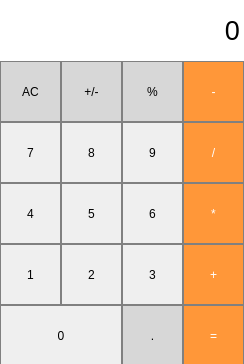
<?xml version="1.0" encoding="UTF-8"?>
<ui version="4.0">
 <class>MainWindow</class>
 <widget class="QMainWindow" name="MainWindow">
  <property name="enabled">
   <bool>true</bool>
  </property>
  <property name="geometry">
   <rect>
    <x>0</x>
    <y>0</y>
    <width>244</width>
    <height>364</height>
   </rect>
  </property>
  <property name="minimumSize">
   <size>
    <width>244</width>
    <height>364</height>
   </size>
  </property>
  <property name="maximumSize">
   <size>
    <width>244</width>
    <height>364</height>
   </size>
  </property>
  <property name="windowTitle">
   <string>MainWindow</string>
  </property>
  <property name="animated">
   <bool>true</bool>
  </property>
  <widget class="QWidget" name="centralwidget">
   <widget class="QPushButton" name="pushButton_3">
    <property name="geometry">
     <rect>
      <x>122</x>
      <y>244</y>
      <width>61</width>
      <height>61</height>
     </rect>
    </property>
    <property name="styleSheet">
     <string notr="true">QPushButton{
	border: 1px solid gray;
}
QPushButton:pressed{
	background-color: qlineargradient(x1:0, y1:0 ,x2:0, y2:1,
									stop: 0 #dadbde, stop: 1 #f6f7fa )
}</string>
    </property>
    <property name="text">
     <string>3</string>
    </property>
   </widget>
   <widget class="QPushButton" name="pushButton_devision">
    <property name="geometry">
     <rect>
      <x>183</x>
      <y>122</y>
      <width>61</width>
      <height>61</height>
     </rect>
    </property>
    <property name="styleSheet">
     <string notr="true">QPushButton{
	background-color:  rgb(255, 151, 57);
	color: white;
	border: 1px solid gray;
}
QPushButton:pressed{
	background-color: qlineargradient(x1:0, y1:0 ,x2:0, y2:1,
									stop: 0 #FF7832, stop: 1 #FF9739 )
}</string>
    </property>
    <property name="text">
     <string>/</string>
    </property>
   </widget>
   <widget class="QPushButton" name="pushButton_percent">
    <property name="geometry">
     <rect>
      <x>122</x>
      <y>61</y>
      <width>61</width>
      <height>61</height>
     </rect>
    </property>
    <property name="styleSheet">
     <string notr="true">QPushButton{
	background-color:  rgb(215, 215, 215);
	border: 1px solid gray;
}
QPushButton:pressed{
	background-color: qlineargradient(x1:0, y1:0 ,x2:0, y2:1,
									stop: 0 #BEBEBE, stop: 1 #D7D7D7 )
}</string>
    </property>
    <property name="text">
     <string>%</string>
    </property>
   </widget>
   <widget class="QPushButton" name="pushButton_2">
    <property name="geometry">
     <rect>
      <x>61</x>
      <y>244</y>
      <width>61</width>
      <height>61</height>
     </rect>
    </property>
    <property name="styleSheet">
     <string notr="true">QPushButton{
	border: 1px solid gray;
}
QPushButton:pressed{
	background-color: qlineargradient(x1:0, y1:0 ,x2:0, y2:1,
									stop: 0 #dadbde, stop: 1 #f6f7fa )
}</string>
    </property>
    <property name="text">
     <string>2</string>
    </property>
   </widget>
   <widget class="QPushButton" name="pushButton_plus">
    <property name="geometry">
     <rect>
      <x>183</x>
      <y>244</y>
      <width>61</width>
      <height>61</height>
     </rect>
    </property>
    <property name="styleSheet">
     <string notr="true">QPushButton{
	background-color:  rgb(255, 151, 57);
	color: white;
	border: 1px solid gray;
}
QPushButton:pressed{
	background-color: qlineargradient(x1:0, y1:0 ,x2:0, y2:1,
									stop: 0 #FF7832, stop: 1 #FF9739 )
}</string>
    </property>
    <property name="text">
     <string>+</string>
    </property>
   </widget>
   <widget class="QPushButton" name="pushButton_1">
    <property name="geometry">
     <rect>
      <x>0</x>
      <y>244</y>
      <width>61</width>
      <height>61</height>
     </rect>
    </property>
    <property name="styleSheet">
     <string notr="true">QPushButton{
	border: 1px solid gray;
}
QPushButton:pressed{
	background-color: qlineargradient(x1:0, y1:0 ,x2:0, y2:1,
									stop: 0 #dadbde, stop: 1 #f6f7fa )
}</string>
    </property>
    <property name="text">
     <string>1</string>
    </property>
   </widget>
   <widget class="QPushButton" name="pushButton_AC">
    <property name="geometry">
     <rect>
      <x>0</x>
      <y>61</y>
      <width>61</width>
      <height>61</height>
     </rect>
    </property>
    <property name="styleSheet">
     <string notr="true">QPushButton{
	background-color:  rgb(215, 215, 215);
	border: 1px solid gray;
}
QPushButton:pressed{
	background-color: qlineargradient(x1:0, y1:0 ,x2:0, y2:1,
									stop: 0 #BEBEBE, stop: 1 #D7D7D7 )
}</string>
    </property>
    <property name="text">
     <string>AC</string>
    </property>
   </widget>
   <widget class="QPushButton" name="pushButton_4">
    <property name="geometry">
     <rect>
      <x>0</x>
      <y>183</y>
      <width>61</width>
      <height>61</height>
     </rect>
    </property>
    <property name="styleSheet">
     <string notr="true">QPushButton{
	border: 1px solid gray;
}
QPushButton:pressed{
	background-color: qlineargradient(x1:0, y1:0 ,x2:0, y2:1,
									stop: 0 #dadbde, stop: 1 #f6f7fa )
}</string>
    </property>
    <property name="text">
     <string>4</string>
    </property>
   </widget>
   <widget class="QPushButton" name="pushButton_multiply">
    <property name="geometry">
     <rect>
      <x>183</x>
      <y>183</y>
      <width>61</width>
      <height>61</height>
     </rect>
    </property>
    <property name="styleSheet">
     <string notr="true">QPushButton{
	background-color:  rgb(255, 151, 57);
	color: white;
	border: 1px solid gray;
}
QPushButton:pressed{
	background-color: qlineargradient(x1:0, y1:0 ,x2:0, y2:1,
									stop: 0 #FF7832, stop: 1 #FF9739 )
}</string>
    </property>
    <property name="text">
     <string>*</string>
    </property>
   </widget>
   <widget class="QPushButton" name="pushButton_dot">
    <property name="geometry">
     <rect>
      <x>122</x>
      <y>305</y>
      <width>61</width>
      <height>61</height>
     </rect>
    </property>
    <property name="styleSheet">
     <string notr="true">QPushButton{
	background-color:  rgb(215, 215, 215);
	border: 1px solid gray;
}
QPushButton:pressed{
	background-color: qlineargradient(x1:0, y1:0 ,x2:0, y2:1,
									stop: 0 #BEBEBE, stop: 1 #D7D7D7 )
}</string>
    </property>
    <property name="text">
     <string>.</string>
    </property>
   </widget>
   <widget class="QLabel" name="result_show">
    <property name="enabled">
     <bool>true</bool>
    </property>
    <property name="geometry">
     <rect>
      <x>-4</x>
      <y>0</y>
      <width>251</width>
      <height>61</height>
     </rect>
    </property>
    <property name="font">
     <font>
      <pointsize>20</pointsize>
     </font>
    </property>
    <property name="mouseTracking">
     <bool>false</bool>
    </property>
    <property name="layoutDirection">
     <enum>Qt::LeftToRight</enum>
    </property>
    <property name="styleSheet">
     <string notr="true">QLabel{
	qproperty-alignment: 'AlignVCenter | AlignRight';
	background-color: white;
	margin-left: 4px;
}
</string>
    </property>
    <property name="text">
     <string>0</string>
    </property>
    <property name="alignment">
     <set>Qt::AlignRight|Qt::AlignTrailing|Qt::AlignVCenter</set>
    </property>
    <property name="wordWrap">
     <bool>false</bool>
    </property>
    <property name="openExternalLinks">
     <bool>false</bool>
    </property>
   </widget>
   <widget class="QPushButton" name="pushButton_6">
    <property name="geometry">
     <rect>
      <x>122</x>
      <y>183</y>
      <width>61</width>
      <height>61</height>
     </rect>
    </property>
    <property name="styleSheet">
     <string notr="true">QPushButton{
	border: 1px solid gray;
}
QPushButton:pressed{
	background-color: qlineargradient(x1:0, y1:0 ,x2:0, y2:1,
									stop: 0 #dadbde, stop: 1 #f6f7fa )
}</string>
    </property>
    <property name="text">
     <string>6</string>
    </property>
   </widget>
   <widget class="QPushButton" name="pushButton_minus">
    <property name="geometry">
     <rect>
      <x>183</x>
      <y>61</y>
      <width>61</width>
      <height>61</height>
     </rect>
    </property>
    <property name="styleSheet">
     <string notr="true">QPushButton{
	background-color:  rgb(255, 151, 57);
	color: white;
	border: 1px solid gray;
}
QPushButton:pressed{
	background-color: qlineargradient(x1:0, y1:0 ,x2:0, y2:1,
									stop: 0 #FF7832, stop: 1 #FF9739 )
}</string>
    </property>
    <property name="text">
     <string>-</string>
    </property>
   </widget>
   <widget class="QPushButton" name="pushButton_0">
    <property name="geometry">
     <rect>
      <x>0</x>
      <y>305</y>
      <width>122</width>
      <height>61</height>
     </rect>
    </property>
    <property name="styleSheet">
     <string notr="true">QPushButton{
	border: 1px solid gray;
}
QPushButton:pressed{
	background-color: qlineargradient(x1:0, y1:0 ,x2:0, y2:1,
									stop: 0 #dadbde, stop: 1 #f6f7fa )
}</string>
    </property>
    <property name="text">
     <string>0</string>
    </property>
   </widget>
   <widget class="QPushButton" name="pushButton_7">
    <property name="geometry">
     <rect>
      <x>0</x>
      <y>122</y>
      <width>61</width>
      <height>61</height>
     </rect>
    </property>
    <property name="styleSheet">
     <string notr="true">QPushButton{
	border: 1px solid gray;
}
QPushButton:pressed{
	background-color: qlineargradient(x1:0, y1:0 ,x2:0, y2:1,
									stop: 0 #dadbde, stop: 1 #f6f7fa )
}</string>
    </property>
    <property name="text">
     <string>7</string>
    </property>
   </widget>
   <widget class="QPushButton" name="pushButton_9">
    <property name="geometry">
     <rect>
      <x>122</x>
      <y>122</y>
      <width>61</width>
      <height>61</height>
     </rect>
    </property>
    <property name="styleSheet">
     <string notr="true">QPushButton{
	border: 1px solid gray;
}
QPushButton:pressed{
	background-color: qlineargradient(x1:0, y1:0 ,x2:0, y2:1,
									stop: 0 #dadbde, stop: 1 #f6f7fa )
}</string>
    </property>
    <property name="text">
     <string>9</string>
    </property>
   </widget>
   <widget class="QPushButton" name="pushButton_sign">
    <property name="geometry">
     <rect>
      <x>61</x>
      <y>61</y>
      <width>61</width>
      <height>61</height>
     </rect>
    </property>
    <property name="styleSheet">
     <string notr="true">QPushButton{
	background-color:  rgb(215, 215, 215);
	border: 1px solid gray;
}
QPushButton:pressed{
	background-color: qlineargradient(x1:0, y1:0 ,x2:0, y2:1,
									stop: 0 #BEBEBE, stop: 1 #D7D7D7 )
}</string>
    </property>
    <property name="text">
     <string>+/-</string>
    </property>
   </widget>
   <widget class="QPushButton" name="pushButton_5">
    <property name="geometry">
     <rect>
      <x>61</x>
      <y>183</y>
      <width>61</width>
      <height>61</height>
     </rect>
    </property>
    <property name="styleSheet">
     <string notr="true">QPushButton{
	border: 1px solid gray;
}
QPushButton:pressed{
	background-color: qlineargradient(x1:0, y1:0 ,x2:0, y2:1,
									stop: 0 #dadbde, stop: 1 #f6f7fa )
}</string>
    </property>
    <property name="text">
     <string>5</string>
    </property>
   </widget>
   <widget class="QPushButton" name="pushButton_8">
    <property name="geometry">
     <rect>
      <x>61</x>
      <y>122</y>
      <width>61</width>
      <height>61</height>
     </rect>
    </property>
    <property name="styleSheet">
     <string notr="true">QPushButton{
	border: 1px solid gray;
}
QPushButton:pressed{
	background-color: qlineargradient(x1:0, y1:0 ,x2:0, y2:1,
									stop: 0 #dadbde, stop: 1 #f6f7fa )
}</string>
    </property>
    <property name="text">
     <string>8</string>
    </property>
   </widget>
   <widget class="QPushButton" name="pushButton_plus_equal">
    <property name="geometry">
     <rect>
      <x>183</x>
      <y>305</y>
      <width>61</width>
      <height>61</height>
     </rect>
    </property>
    <property name="styleSheet">
     <string notr="true">QPushButton{
	background-color:  rgb(255, 151, 57);
	color: white;
	border: 1px solid gray;
}
QPushButton:pressed{
	background-color: qlineargradient(x1:0, y1:0 ,x2:0, y2:1,
									stop: 0 #FF7832, stop: 1 #FF9739 )
}</string>
    </property>
    <property name="text">
     <string>=</string>
    </property>
   </widget>
  </widget>
 </widget>
 <resources/>
 <connections/>
</ui>
